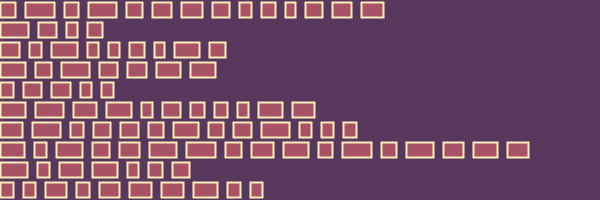
Frame 1 (no input)
Frame 60 (the mouse pressed at the canvas centre just before this capture): identical to frame 1, image omitted
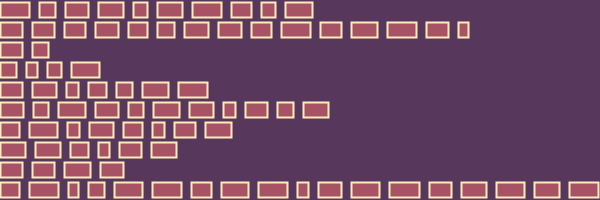
Frame 120 (the mouse held since frame 60 and released just before this capture)

The Processing sketch that drew these frames (run headless with seeded random() and noise(); from frame 60 on, the mouse is pressed at the canvas centre):

// Processing sketch: processing_154675
// ── processing_154675.pde

float [] [] pos;
int [] s;

void setup ()
{
  size(600, 200);
  smooth();
  pos = new float [0] [0];
  s = new int [0];

  int i = 0;
  while (i < 10)
  {
    int num = round (random (2, 20));
    float [] p = new float[num];
    int j = 0;
    while (j < num)
    {
      p [j] = random (10, 30);
      j = j + 1;
    }

    pos = (float [] []) append (pos, p);

    i = i + 1;
  }
}

void draw ()
{
  background (#57385c);
  strokeWeight (2);
  stroke (#ffedbc);
  fill (#A75265);
  int i = 0;
  while (i < pos.length)
  {
    int j = 0;
    float x = 0;
    while (j < pos [i].length)
    {
      rect (x, 2+i*20, pos [i] [j], 15);
      x = x + pos [i] [j] + 10;
      j = j + 1;
    }
    i = i + 1;
  }
}

void mousePressed ()
{
setup();
}
